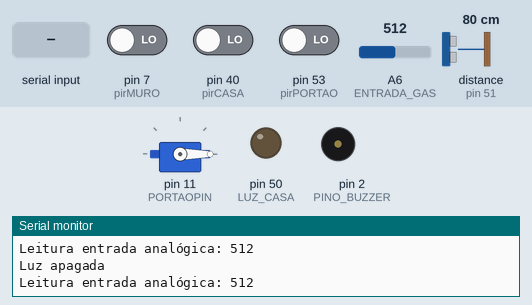
Recording of a sketch running on a simulated Arduino Mega 2560, built with avr-gcc and run on an emulated ATmega2560. On the bench: servo, output pins drawn as LEDs (lit = HIGH), buzzer (waves = sounding), the last lines printed to the serial monitor. The test bench sets the inputs (shaded band); at power-on: pin 40 (pirCASA) LOW, A6 (ENTRADA_GAS) = 512, pin 7 (pirMURO) LOW, pin 53 (pirPORTAO) LOW, distance to the obstacle (sensor on pin 51) 80 cm. The echo pulse lasts 58.3 µs per cm; pins used as bus, display or sensor lines are not drawn.

Above: at 1.2 s.
1.3 s: "p" received over Serial
At 3.6 s:
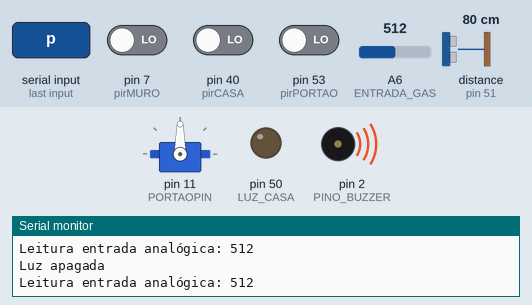
4.3 s: pin 40 (pirCASA) driven HIGH
At 7.2 s:
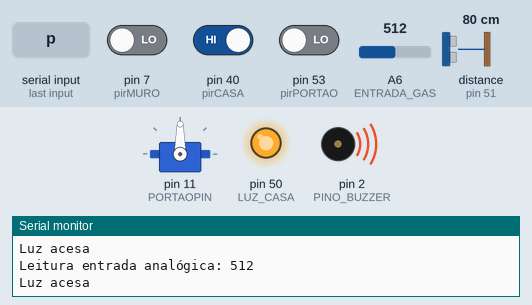
7.3 s: "p" received over Serial
At 9.4 s:
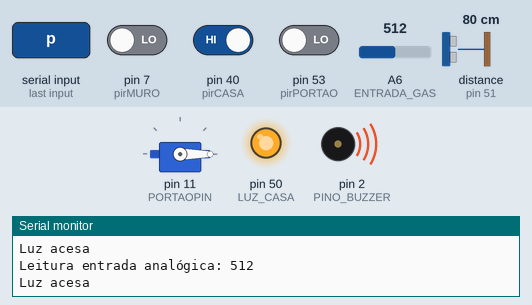
10.3 s: pin 40 (pirCASA) driven LOW
At 11.5 s:
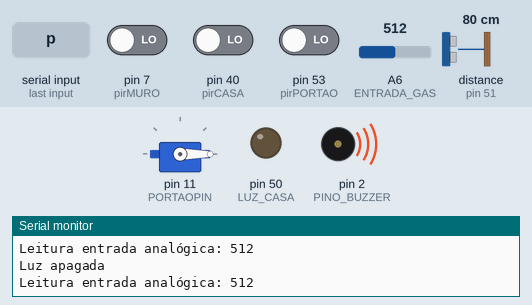
13.3 s: A6 (ENTRADA_GAS) set to 110
16.3 s: A6 (ENTRADA_GAS) set to 93
Timing chart, 0 to 20.3 s (numbered marks = the images above; inputs shaded):
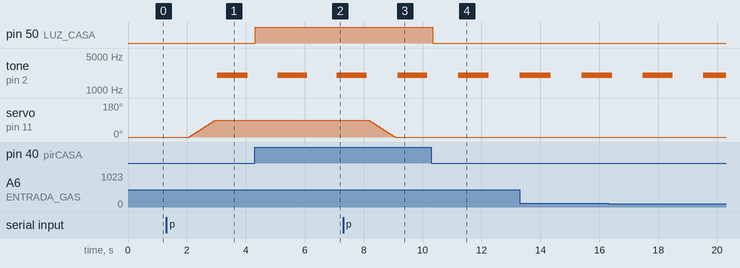

Measured:
- after the input at 1.3 s, servo on pin 11 (PORTAOPIN): moves from 0° to 90° over 0.91 s, starting after 0.77 s
- after the input at 4.3 s, pin 50 (LUZ_CASA): LOW → HIGH at once
- after the input at 7.3 s, servo on pin 11 (PORTAOPIN): moves from 90° to 0° over 0.90 s, starting after 0.86 s
- after the input at 10.3 s, pin 50 (LUZ_CASA): HIGH → LOW after 0.05 s
- by itself, tone on pin 2 (PINO_BUZZER): alternates 2000 Hz for 1.0 s and silent for 1.0 s

The sketch:

casa_domotica.ino
```cpp
#define ENTRADA_GAS A6
#define PINO_BUZZER 2
#define pirCASA 40 // Define o PIR com o valor "40" que é onde o pino digital está conectado
#define LUZ_CASA 50 // Define o pino do led de luz no valor "50"
#define pirMURO 7
// Pino digital onde está conectado o servo
#define PORTAOPIN 11
// Define o PIR com o valor "7" que é onde o pino digital está conectado
#define pirPORTAO 53
//Define os pinos para o trigger e echo do sensor de proximidade
#define pino_trigger 49
#define pino_echo 51

// Inclui a biblioteca
#include <Servo.h>
//Carrega a biblioteca do sensor ultrassonico
#include <Ultrasonic.h>

// Nomeando o servo
Servo PORTAO;
//Inicializa o sensor de proximidade
Ultrasonic ultrasonic(pino_trigger, pino_echo);

/* Essas variáveis são globais pois é necessário
   manter os valores independente do contexto de
   execução da função tarefa_1 */
const unsigned long periodo_tarefa_gas = 1000;
unsigned long tempo_tarefa_gas = millis();
const unsigned long periodo_tarefa_portao = 1000;
unsigned long tempo_tarefa_portao = 0;
const unsigned long periodo_tarefa_buzzer = 1000;
unsigned long tempo_tarefa_buzzer = 0;

int estado_alarme = LOW;
bool ligar_alarme = false;

bool abre_portao = false;

// Recebe a leitura feita no pino analógico do sensor de gás
int aSensor;

// Armazena a posição do servo do portão
int posp = 0;

// Função setup é executada apenas uma vez
void setup()
{
  pinMode (pirCASA, INPUT);
  pinMode (pirMURO, INPUT);

  // Configura o pino como entrada
  pinMode (pirPORTAO, INPUT);

  //Porta onde o servo está conectado
  PORTAO.attach(PORTAOPIN);

  PORTAO.write(posp);

  // Inicia a comunicação serial a 9600 bits por segundo
  Serial.begin(9600);
  while (!Serial);

  /* Configuração dos pinos como entrada ou saída */
  pinMode(PINO_BUZZER, OUTPUT);
  pinMode(LUZ_CASA, OUTPUT);

  /* Mantém buzzer desligado se acionamento for PNP
     Troque para HIGH para LOW caso NPN
  */
  digitalWrite(PINO_BUZZER, HIGH);
}

// Função loop é para executar repetidamente o código
void loop()
{
  tarefa_buzzer();
  tarefa_gas();
  tarefa_luz();
  tarefa_invasao();
  tarefa_serial();
  tarefa_portao();
  tarefa_garagem();
}


//Envia os valores interios para o PC
void tarefa_gas() {
  unsigned long tempo_atual = millis ();

  //Hora de enviar os dados caso tenha passado 1000 ms
  if (tempo_atual - tempo_tarefa_gas > periodo_tarefa_gas) {

    // Faz a leitura do sensor
    aSensor = analogRead(ENTRADA_GAS);

    // Envia para o computador (serial) os dados
    Serial.print("Leitura entrada analógica: ");
    Serial.println(aSensor);
    Serial.println();

    if (aSensor >= 400)
      ligar_alarme = true;


  }
}

void tarefa_buzzer() {

  unsigned long tempo_atual = millis();

  /* Hora de executa essa tarefa */
  if (tempo_atual - tempo_tarefa_buzzer > periodo_tarefa_buzzer) {

    tempo_tarefa_buzzer = tempo_atual;

    if (ligar_alarme == true) {

      if (estado_alarme == HIGH) {
        estado_alarme = LOW;
        tone(PINO_BUZZER, 2000);
      }
      else {
        estado_alarme = HIGH;

        /* Depende do Buzzer:
           Se acionado com NPN, use apenas noTone(PINO_BUZZER);
           Se acionado com PNP, use abaixo para deixar o pino em nível alto.
            noTone(PINO_BUZZER);
            digitalWrite(PINO_BUZZER, HIGH);
        */
        noTone(PINO_BUZZER);
        digitalWrite(PINO_BUZZER, HIGH);
      }

    }
    else {
      noTone(PINO_BUZZER);
      digitalWrite(PINO_BUZZER, HIGH);
    }
  }

}

void tarefa_luz()
{
  // Se houver movimento
  if (digitalRead(pirCASA) == HIGH) {
    // Enviar para monitor serial
    Serial.println("Luz acesa");
    digitalWrite(LUZ_CASA, HIGH); // acender luz
  } else {
    // Se não houver movimento enviar para monitor serial
    Serial.println("Luz apagada");
    digitalWrite(LUZ_CASA, LOW); //apagar luz
  }
}

void tarefa_invasao()
{
  // Se houver movimento
  if (digitalRead(pirMURO) == HIGH) {
    // Enviar para monitor serial
    Serial.println("Presença detectada");
    ligar_alarme = true;

  }
}

void tarefa_serial() {

  /* Caso tenha recebido algum dado do PC */
  if (Serial.available()) {
    char dado_recebido = Serial.read();

    /* Depuração */
    Serial.print("Recebido:");
    Serial.println(dado_recebido);

    if (dado_recebido == 'a')
      if (ligar_alarme == true)
        ligar_alarme = false;
      else
        ligar_alarme = true;

    if (dado_recebido == 'p') {// abre ou fecha o portão
      if (abre_portao == true)
        abre_portao = false;
      else
        abre_portao = true;
    }

  }
}

void tarefa_portao() {
  unsigned long tempo_atual = millis();

  if (tempo_atual - tempo_tarefa_portao > periodo_tarefa_portao) {
    tempo_tarefa_portao = tempo_atual;

    if (abre_portao == true) {
      if (posp < 90) {
        for (posp = 0; posp <= 90; posp += 1) {
          // Troca de posição
          PORTAO.write(posp);
          // Aguarda 10 ms
          delay(10);
        }
      }
    }
    else {
      if (posp > 0) {
        for (posp = 90; posp >= 0; posp -= 1) {
          // Troca de posição
          PORTAO.write(posp);
          // Aguarda 10 ms
          delay(10);
        }
      }
    }
  }
}

void tarefa_garagem() {
  float cmMsec;
  cmMsec = ultrasonic.distanceRead(CM);

  // Se houver movimento próximo do portão
  if ((digitalRead(pirPORTAO) == HIGH) && cmMsec <= 5 ) {
    // Enviar para monitor serial
    Serial.println("Presença detectada no portão");
    if (abre_portao == false)
    abre_portao = true;
  }
}
```
